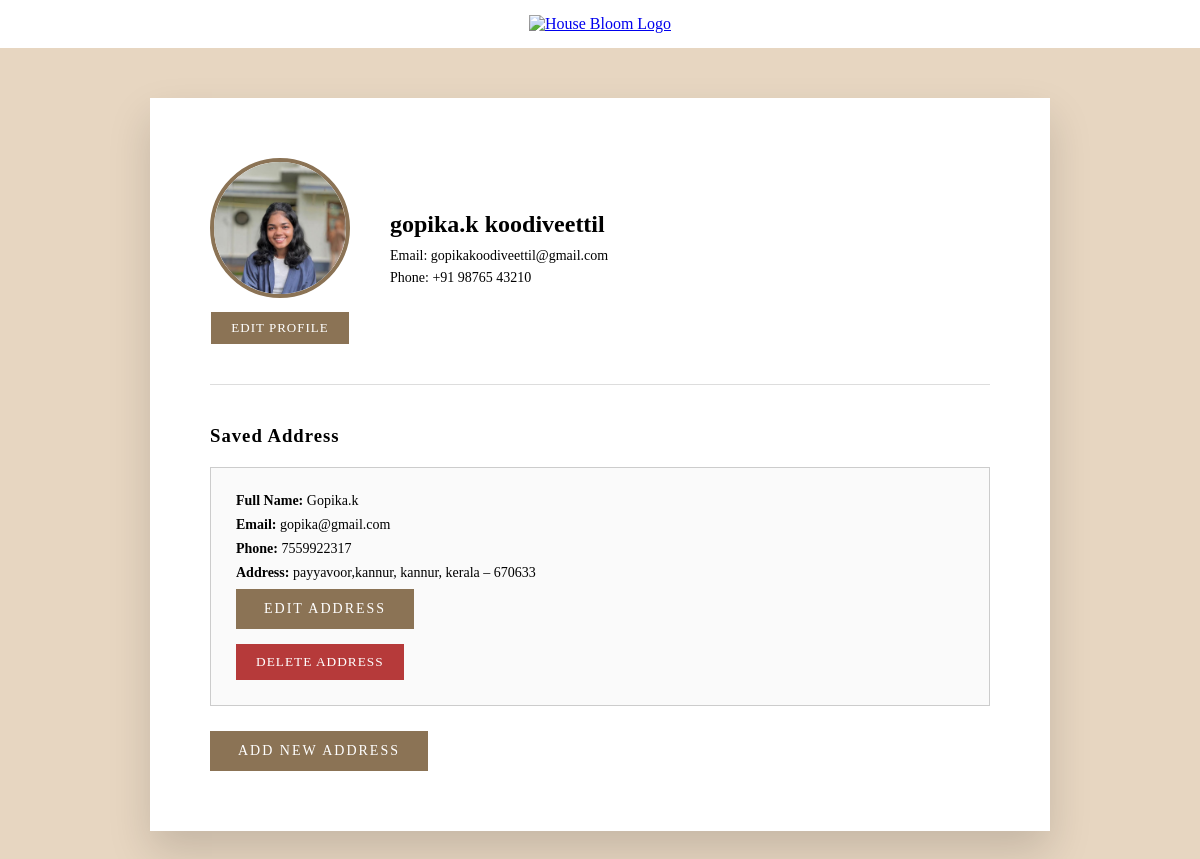
Screenshot of /profile/ (signed in) with the database file from the repository.
### bloom/models.py (models this page shows, shortened)
class Profile(models.Model):
    user = models.OneToOneField(settings.AUTH_USER_MODEL, on_delete=models.CASCADE)
    phone = models.CharField(max_length=15, blank=True, null=True)
    image = models.ImageField(upload_to="profiles/", default="profiles/default.jpg")

class User(AbstractUser):
    email = models.EmailField(unique=True)
    USERNAME_FIELD = "email"
    REQUIRED_FIELDS = ["username"]

class Address(models.Model):
    user = models.ForeignKey(settings.AUTH_USER_MODEL, on_delete=models.CASCADE)
    full_name = models.CharField(max_length=100)
    email = models.EmailField()
    phone = models.CharField(max_length=15)
    street = models.TextField()
    city = models.CharField(max_length=50)
    state = models.CharField(max_length=50)
    pincode = models.CharField(max_length=10)

### bloom/views.py (the view)
# urls.py: path('profile/',views.profile,name='profile'),
@login_required
def profile(request):
    profile, _ = Profile.objects.get_or_create(user=request.user)
    addresses = Address.objects.filter(user=request.user).order_by('-id')
    return render(request, "profile.html", {
        "profile": profile,
        "addresses": addresses
    })

### bloom/templates/profile.html (shortened to what this page needs)
<!DOCTYPE html>
<html lang="en">
<head>
</head>
<body>
    <section class="logo-section">
        <a href="/">
            <img src="/media/logo1.png" alt="House Bloom Logo" class="logo">
        </a>
    </section>
    <div class="profile-wrapper">
        <div class="profile-card">
            <div class="profile-header">
                <div class="profile-image-wrapper">
                    <div class="profile-image">
                        <img src="{{ profile.image.url }}" alt="Profile Image">
                    </div>
                    <a href="{% url 'edit_profile' %}" class="edit-profile-btn">EDIT PROFILE</a>
                </div>
                <div class="profile-info">
                    <h2>{{ user.get_full_name|default:user.username }}</h2>
                    <p>Email: {{ user.email }}</p>
                    <p>Phone: +91 98765 43210</p>
                </div>
            </div>
            <div class="address-section">
                <h3>Saved Address</h3>
                {% if addresses %}
                    {% for address in addresses %}
                        <div class="address-box">
                            <p><strong>Full Name:</strong> {{ address.full_name }}</p>
                            <p><strong>Email:</strong> {{ address.email }}</p>
                            <p><strong>Phone:</strong> {{ address.phone }}</p>
                            <p><strong>Address:</strong>
                                {{ address.street }},
                                {{ address.city }},
                                {{ address.state }} – {{ address.pincode }}
                            </p>
                            <a href="{% url 'edit_address' address.id %}" class="add-address-btn">EDIT ADDRESS</a>
                            <form method="post" action="{% url 'delete_address' address.id %}">
                                <button type="submit" class="delete-btn">DELETE ADDRESS</button>
                            </form>
                        </div>
                    {% endfor %}
                {% else %}
                    <p>No address added yet.</p>
                {% endif %}
                <a href="{% url 'addaddress' %}" class="add-address-btn">ADD NEW ADDRESS</a>
            </div>
        </div>
    </div>
</body>
</html>

### bloom/templates/profile.html (style rules this page uses)
* { margin: 0; padding: 0; box-sizing: border-box; font-family: "Georgia", serif; }
body { background: #e7d6c1; }
.logo-section { padding: 15px 0; display: flex; justify-content: center; background-color: #fff; margin-bottom: 50px; }
.logo { max-width: 250px; width: 100%; height: auto; }
.profile-wrapper { min-height: calc(100vh - 80px); display: flex; align-items: center; justify-content: center; padding: 0 16px 60px; }
.profile-card { width: 100%; max-width: 900px; background: #fff; box-shadow: 0 20px 40px rgba(0,0,0,0.15); padding: 60px; }
.profile-header { display: flex; align-items: center; gap: 40px; border-bottom: 1px solid #ddd; padding-bottom: 40px; }
.profile-image { width: 140px; height: 140px; border-radius: 50%; overflow: hidden; border: 4px solid #8b7355; flex-shrink: 0; }
.profile-image img { width: 100%; height: 100%; object-fit: cover; }
.profile-info h2 { margin-bottom: 10px; }
.profile-info p { font-size: 14px; margin-bottom: 6px; }
.address-section { margin-top: 40px; }
.address-section h3 { margin-bottom: 20px; letter-spacing: 1px; }
.address-box { border: 1px solid #ccc; padding: 25px; margin-bottom: 25px; background: #fafafa; }
.address-box p { font-size: 14px; margin-bottom: 8px; }
.add-address-btn { display: inline-block; padding: 12px 28px; background: #8b7355; color: #fff; text-decoration: none; letter-spacing: 2px; font-size: 14px; }
.delete-btn { margin-top: 15px; padding: 10px 20px; background: #b63a3a; color: #fff; border: none; letter-spacing: 1px; cursor: pointer; }
.profile-image-wrapper { display: flex; flex-direction: column; align-items: center; flex-shrink: 0; }
.edit-profile-btn { margin-top: 14px; padding: 8px 20px; background: #8b7355; color: #fff; text-decoration: none; font-size: 13px; letter-spacing: 1px; }

### rows the page displays
Profile: image (picture)
User: get_full_name "gopika.k koodiveettil", email "gopikakoodiveettil@gmail.com"
Address: full_name "Gopika.k", email "gopika@gmail.com", phone "7559922317", street "payyavoor,kannur", city "kannur", state "kerala", pincode "670633"
